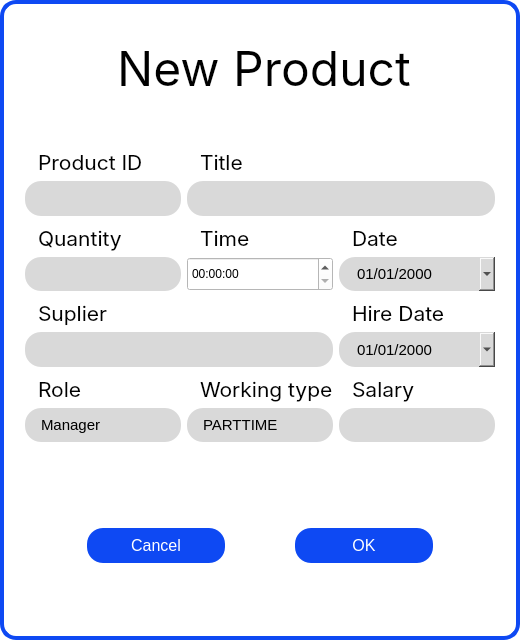
<?xml version="1.0" encoding="UTF-8"?>
<ui version="4.0">
 <class>Dialog</class>
 <widget class="QDialog" name="Dialog">
  <property name="geometry">
   <rect>
    <x>0</x>
    <y>0</y>
    <width>520</width>
    <height>640</height>
   </rect>
  </property>
  <property name="windowTitle">
   <string>Dialog</string>
  </property>
  <property name="styleSheet">
   <string notr="true">QDialog{
	background-color: #ffffff;
	border: 4px solid rgb(14, 73, 243);
	border-radius: 16px;
}
QWidget{
	background-color: #ffffff;
}

QLabel{
	padding-left: 8px;
}

QLineEdit, QDateEdit, QComboBox{
	background-color: rgb(217, 217, 217);
	border-radius: 16px;
	padding-left: 16px;
}

QLineEdit::focus{
	border: 2px solid rgb(14, 73, 243);
	background-color: #ffffff;
}

QPushButton{
	background-color: rgb(14, 73, 243);
    color: white;
	font-family: 'Inter Medium', sans-serif;
    font-size: 16px;
    font-weight: normal;
  	font-style: normal;
    border: 0px;
	padding: 8px auto;
    border-radius: 16px;
	width: 64px;
	margin: 0px 32px;
}

QComboBox::drop-down{
	border: 0px;
}
QComboBox::on{
	border: 2px solid rgb(14, 73, 243);
	border-bottom-left-radius: 0px;
	border-bottom-right-radius: 0px;
	background-color: #ffffff;
}

QComboBox::down-arrow{
	image: url(:/icon/icon/angle-arrow-down_icon.ico);
	width: 16px;
	margin-right: 16px;
}

QComboBox QListView{
	alternate-background-color: #fff;
	border: 2px solid rgb(14, 73, 243);
	border-bottom-left-radius: 16px;
	border-bottom-right-radius: 16px;
	padding: 0px 8px 16px 8px;
}


QDateEdit::drop-down {
	image: url(:/icon/icon/angle-arrow-down_icon.ico);
	width: 16px;
	margin-right: 16px;
}

QDateEdit QCalendarWidget QToolButton {
	color: black;
}

 QDateEdit QCalendarWidget QAbstractItemView {
     background-color: white;
     border: 0px;
     selection-background-color: rgb(188, 206, 253);
 }

</string>
  </property>
  <layout class="QVBoxLayout" name="verticalLayout" stretch="2,6,3">
   <property name="spacing">
    <number>16</number>
   </property>
   <property name="leftMargin">
    <number>16</number>
   </property>
   <property name="topMargin">
    <number>16</number>
   </property>
   <property name="rightMargin">
    <number>16</number>
   </property>
   <property name="bottomMargin">
    <number>16</number>
   </property>
   <item>
    <widget class="QLabel" name="header">
     <property name="sizePolicy">
      <sizepolicy hsizetype="Expanding" vsizetype="Ignored">
       <horstretch>0</horstretch>
       <verstretch>0</verstretch>
      </sizepolicy>
     </property>
     <property name="font">
      <font>
       <family>Inter</family>
       <pointsize>9</pointsize>
      </font>
     </property>
     <property name="text">
      <string>&lt;html&gt;&lt;head/&gt;&lt;body&gt;&lt;p align=&quot;center&quot;&gt;&lt;span style=&quot; font-size:36pt;&quot;&gt;New Product&lt;/span&gt;&lt;/p&gt;&lt;/body&gt;&lt;/html&gt;</string>
     </property>
     <property name="textFormat">
      <enum>Qt::AutoText</enum>
     </property>
     <property name="scaledContents">
      <bool>true</bool>
     </property>
     <property name="alignment">
      <set>Qt::AlignCenter</set>
     </property>
    </widget>
   </item>
   <item>
    <widget class="QWidget" name="input_form" native="true">
     <property name="font">
      <font>
       <pointsize>11</pointsize>
      </font>
     </property>
     <property name="styleSheet">
      <string notr="true"/>
     </property>
     <layout class="QGridLayout" name="gridLayout">
      <item row="0" column="0">
       <widget class="QWidget" name="widget_2" native="true">
        <layout class="QVBoxLayout" name="verticalLayout_2" stretch="1,1">
         <property name="spacing">
          <number>0</number>
         </property>
         <property name="leftMargin">
          <number>0</number>
         </property>
         <property name="topMargin">
          <number>0</number>
         </property>
         <property name="rightMargin">
          <number>0</number>
         </property>
         <property name="bottomMargin">
          <number>0</number>
         </property>
         <item>
          <widget class="QLabel" name="label_2">
           <property name="sizePolicy">
            <sizepolicy hsizetype="Ignored" vsizetype="Ignored">
             <horstretch>0</horstretch>
             <verstretch>0</verstretch>
            </sizepolicy>
           </property>
           <property name="font">
            <font>
             <family>Inter</family>
             <pointsize>16</pointsize>
            </font>
           </property>
           <property name="text">
            <string>Product ID</string>
           </property>
           <property name="alignment">
            <set>Qt::AlignBottom|Qt::AlignLeading|Qt::AlignLeft</set>
           </property>
          </widget>
         </item>
         <item>
          <widget class="QLineEdit" name="txt_first_name">
           <property name="sizePolicy">
            <sizepolicy hsizetype="Expanding" vsizetype="Expanding">
             <horstretch>0</horstretch>
             <verstretch>0</verstretch>
            </sizepolicy>
           </property>
           <property name="font">
            <font>
             <pointsize>11</pointsize>
            </font>
           </property>
          </widget>
         </item>
        </layout>
       </widget>
      </item>
      <item row="3" column="0">
       <widget class="QWidget" name="widget_8" native="true">
        <layout class="QVBoxLayout" name="verticalLayout_8" stretch="1,1">
         <property name="spacing">
          <number>0</number>
         </property>
         <property name="leftMargin">
          <number>0</number>
         </property>
         <property name="topMargin">
          <number>0</number>
         </property>
         <property name="rightMargin">
          <number>0</number>
         </property>
         <property name="bottomMargin">
          <number>0</number>
         </property>
         <item>
          <widget class="QLabel" name="label_8">
           <property name="sizePolicy">
            <sizepolicy hsizetype="Ignored" vsizetype="Ignored">
             <horstretch>0</horstretch>
             <verstretch>0</verstretch>
            </sizepolicy>
           </property>
           <property name="font">
            <font>
             <family>Inter</family>
             <pointsize>16</pointsize>
            </font>
           </property>
           <property name="text">
            <string>Role</string>
           </property>
           <property name="alignment">
            <set>Qt::AlignBottom|Qt::AlignLeading|Qt::AlignLeft</set>
           </property>
          </widget>
         </item>
         <item>
          <widget class="QComboBox" name="txt_role">
           <property name="sizePolicy">
            <sizepolicy hsizetype="Expanding" vsizetype="Expanding">
             <horstretch>0</horstretch>
             <verstretch>0</verstretch>
            </sizepolicy>
           </property>
           <property name="font">
            <font>
             <pointsize>11</pointsize>
            </font>
           </property>
           <property name="editable">
            <bool>false</bool>
           </property>
           <property name="currentText">
            <string>Manager</string>
           </property>
           <item>
            <property name="text">
             <string>Manager</string>
            </property>
           </item>
           <item>
            <property name="text">
             <string>Saler</string>
            </property>
           </item>
           <item>
            <property name="text">
             <string>Security</string>
            </property>
           </item>
          </widget>
         </item>
        </layout>
       </widget>
      </item>
      <item row="3" column="1">
       <widget class="QWidget" name="widget_9" native="true">
        <layout class="QVBoxLayout" name="verticalLayout_9" stretch="1,1">
         <property name="spacing">
          <number>0</number>
         </property>
         <property name="leftMargin">
          <number>0</number>
         </property>
         <property name="topMargin">
          <number>0</number>
         </property>
         <property name="rightMargin">
          <number>0</number>
         </property>
         <property name="bottomMargin">
          <number>0</number>
         </property>
         <item>
          <widget class="QLabel" name="label_9">
           <property name="sizePolicy">
            <sizepolicy hsizetype="Ignored" vsizetype="Ignored">
             <horstretch>0</horstretch>
             <verstretch>0</verstretch>
            </sizepolicy>
           </property>
           <property name="font">
            <font>
             <family>Inter</family>
             <pointsize>16</pointsize>
            </font>
           </property>
           <property name="text">
            <string>Working type</string>
           </property>
           <property name="alignment">
            <set>Qt::AlignBottom|Qt::AlignLeading|Qt::AlignLeft</set>
           </property>
          </widget>
         </item>
         <item>
          <widget class="QComboBox" name="txt_working_type">
           <property name="sizePolicy">
            <sizepolicy hsizetype="Expanding" vsizetype="Expanding">
             <horstretch>0</horstretch>
             <verstretch>0</verstretch>
            </sizepolicy>
           </property>
           <property name="font">
            <font>
             <pointsize>11</pointsize>
            </font>
           </property>
           <property name="editable">
            <bool>false</bool>
           </property>
           <property name="currentText">
            <string>PARTTIME</string>
           </property>
           <property name="frame">
            <bool>true</bool>
           </property>
           <item>
            <property name="text">
             <string>PARTTIME</string>
            </property>
           </item>
           <item>
            <property name="text">
             <string>FULLTIME</string>
            </property>
           </item>
          </widget>
         </item>
        </layout>
       </widget>
      </item>
      <item row="3" column="2">
       <widget class="QWidget" name="widget_10" native="true">
        <layout class="QVBoxLayout" name="verticalLayout_10" stretch="1,1">
         <property name="spacing">
          <number>0</number>
         </property>
         <property name="leftMargin">
          <number>0</number>
         </property>
         <property name="topMargin">
          <number>0</number>
         </property>
         <property name="rightMargin">
          <number>0</number>
         </property>
         <property name="bottomMargin">
          <number>0</number>
         </property>
         <item>
          <widget class="QLabel" name="label_10">
           <property name="sizePolicy">
            <sizepolicy hsizetype="Ignored" vsizetype="Ignored">
             <horstretch>0</horstretch>
             <verstretch>0</verstretch>
            </sizepolicy>
           </property>
           <property name="font">
            <font>
             <family>Inter</family>
             <pointsize>16</pointsize>
            </font>
           </property>
           <property name="text">
            <string>Salary</string>
           </property>
           <property name="alignment">
            <set>Qt::AlignBottom|Qt::AlignLeading|Qt::AlignLeft</set>
           </property>
          </widget>
         </item>
         <item>
          <widget class="QLineEdit" name="txt_salary">
           <property name="sizePolicy">
            <sizepolicy hsizetype="Expanding" vsizetype="Expanding">
             <horstretch>0</horstretch>
             <verstretch>0</verstretch>
            </sizepolicy>
           </property>
           <property name="font">
            <font>
             <pointsize>11</pointsize>
            </font>
           </property>
          </widget>
         </item>
        </layout>
       </widget>
      </item>
      <item row="2" column="0" colspan="2">
       <widget class="QWidget" name="widget_7" native="true">
        <layout class="QVBoxLayout" name="verticalLayout_7" stretch="1,1">
         <property name="spacing">
          <number>0</number>
         </property>
         <property name="leftMargin">
          <number>0</number>
         </property>
         <property name="topMargin">
          <number>0</number>
         </property>
         <property name="rightMargin">
          <number>0</number>
         </property>
         <property name="bottomMargin">
          <number>0</number>
         </property>
         <item>
          <widget class="QLabel" name="label_7">
           <property name="sizePolicy">
            <sizepolicy hsizetype="Ignored" vsizetype="Ignored">
             <horstretch>0</horstretch>
             <verstretch>0</verstretch>
            </sizepolicy>
           </property>
           <property name="font">
            <font>
             <family>Inter</family>
             <pointsize>16</pointsize>
            </font>
           </property>
           <property name="text">
            <string>Suplier</string>
           </property>
           <property name="alignment">
            <set>Qt::AlignBottom|Qt::AlignLeading|Qt::AlignLeft</set>
           </property>
          </widget>
         </item>
         <item>
          <widget class="QLineEdit" name="txt_address">
           <property name="sizePolicy">
            <sizepolicy hsizetype="Expanding" vsizetype="Expanding">
             <horstretch>0</horstretch>
             <verstretch>0</verstretch>
            </sizepolicy>
           </property>
           <property name="font">
            <font>
             <pointsize>11</pointsize>
            </font>
           </property>
          </widget>
         </item>
        </layout>
       </widget>
      </item>
      <item row="2" column="2">
       <widget class="QWidget" name="widget_11" native="true">
        <layout class="QVBoxLayout" name="verticalLayout_11" stretch="1,1">
         <property name="spacing">
          <number>0</number>
         </property>
         <property name="leftMargin">
          <number>0</number>
         </property>
         <property name="topMargin">
          <number>0</number>
         </property>
         <property name="rightMargin">
          <number>0</number>
         </property>
         <property name="bottomMargin">
          <number>0</number>
         </property>
         <item>
          <widget class="QLabel" name="label_11">
           <property name="sizePolicy">
            <sizepolicy hsizetype="Ignored" vsizetype="Ignored">
             <horstretch>0</horstretch>
             <verstretch>0</verstretch>
            </sizepolicy>
           </property>
           <property name="font">
            <font>
             <family>Inter</family>
             <pointsize>16</pointsize>
            </font>
           </property>
           <property name="text">
            <string>Hire Date</string>
           </property>
           <property name="alignment">
            <set>Qt::AlignBottom|Qt::AlignLeading|Qt::AlignLeft</set>
           </property>
          </widget>
         </item>
         <item>
          <widget class="QDateEdit" name="txt_hiredate">
           <property name="sizePolicy">
            <sizepolicy hsizetype="Expanding" vsizetype="Expanding">
             <horstretch>0</horstretch>
             <verstretch>0</verstretch>
            </sizepolicy>
           </property>
           <property name="font">
            <font>
             <pointsize>11</pointsize>
            </font>
           </property>
           <property name="maximumDate">
            <date>
             <year>9999</year>
             <month>12</month>
             <day>31</day>
            </date>
           </property>
           <property name="displayFormat">
            <string>dd/MM/yyyy</string>
           </property>
           <property name="calendarPopup">
            <bool>true</bool>
           </property>
           <property name="currentSectionIndex">
            <number>1</number>
           </property>
          </widget>
         </item>
        </layout>
       </widget>
      </item>
      <item row="0" column="1" colspan="2">
       <widget class="QWidget" name="widget_3" native="true">
        <layout class="QVBoxLayout" name="verticalLayout_3" stretch="1,1">
         <property name="spacing">
          <number>0</number>
         </property>
         <property name="leftMargin">
          <number>0</number>
         </property>
         <property name="topMargin">
          <number>0</number>
         </property>
         <property name="rightMargin">
          <number>0</number>
         </property>
         <property name="bottomMargin">
          <number>0</number>
         </property>
         <item>
          <widget class="QLabel" name="label_3">
           <property name="sizePolicy">
            <sizepolicy hsizetype="Ignored" vsizetype="Ignored">
             <horstretch>0</horstretch>
             <verstretch>0</verstretch>
            </sizepolicy>
           </property>
           <property name="font">
            <font>
             <family>Inter</family>
             <pointsize>16</pointsize>
            </font>
           </property>
           <property name="text">
            <string>Title</string>
           </property>
           <property name="alignment">
            <set>Qt::AlignBottom|Qt::AlignLeading|Qt::AlignLeft</set>
           </property>
          </widget>
         </item>
         <item>
          <widget class="QLineEdit" name="txt_last_name">
           <property name="sizePolicy">
            <sizepolicy hsizetype="Expanding" vsizetype="Expanding">
             <horstretch>0</horstretch>
             <verstretch>0</verstretch>
            </sizepolicy>
           </property>
           <property name="font">
            <font>
             <pointsize>11</pointsize>
            </font>
           </property>
          </widget>
         </item>
        </layout>
       </widget>
      </item>
      <item row="1" column="2">
       <widget class="QWidget" name="widget_4" native="true">
        <layout class="QVBoxLayout" name="verticalLayout_4" stretch="1,1">
         <property name="spacing">
          <number>0</number>
         </property>
         <property name="leftMargin">
          <number>0</number>
         </property>
         <property name="topMargin">
          <number>0</number>
         </property>
         <property name="rightMargin">
          <number>0</number>
         </property>
         <property name="bottomMargin">
          <number>0</number>
         </property>
         <item>
          <widget class="QLabel" name="label_4">
           <property name="sizePolicy">
            <sizepolicy hsizetype="Ignored" vsizetype="Ignored">
             <horstretch>0</horstretch>
             <verstretch>0</verstretch>
            </sizepolicy>
           </property>
           <property name="font">
            <font>
             <family>Inter</family>
             <pointsize>16</pointsize>
            </font>
           </property>
           <property name="text">
            <string>Date</string>
           </property>
           <property name="alignment">
            <set>Qt::AlignBottom|Qt::AlignLeading|Qt::AlignLeft</set>
           </property>
          </widget>
         </item>
         <item>
          <widget class="QDateEdit" name="txt_dob">
           <property name="sizePolicy">
            <sizepolicy hsizetype="Expanding" vsizetype="Expanding">
             <horstretch>0</horstretch>
             <verstretch>0</verstretch>
            </sizepolicy>
           </property>
           <property name="font">
            <font>
             <pointsize>11</pointsize>
            </font>
           </property>
           <property name="maximumDate">
            <date>
             <year>9999</year>
             <month>12</month>
             <day>31</day>
            </date>
           </property>
           <property name="displayFormat">
            <string>dd/MM/yyyy</string>
           </property>
           <property name="calendarPopup">
            <bool>true</bool>
           </property>
           <property name="currentSectionIndex">
            <number>1</number>
           </property>
          </widget>
         </item>
        </layout>
       </widget>
      </item>
      <item row="1" column="0">
       <widget class="QWidget" name="widget_5" native="true">
        <layout class="QVBoxLayout" name="verticalLayout_5" stretch="1,1">
         <property name="spacing">
          <number>0</number>
         </property>
         <property name="leftMargin">
          <number>0</number>
         </property>
         <property name="topMargin">
          <number>0</number>
         </property>
         <property name="rightMargin">
          <number>0</number>
         </property>
         <property name="bottomMargin">
          <number>0</number>
         </property>
         <item>
          <widget class="QLabel" name="label_5">
           <property name="sizePolicy">
            <sizepolicy hsizetype="Ignored" vsizetype="Ignored">
             <horstretch>0</horstretch>
             <verstretch>0</verstretch>
            </sizepolicy>
           </property>
           <property name="font">
            <font>
             <family>Inter</family>
             <pointsize>16</pointsize>
            </font>
           </property>
           <property name="text">
            <string>Quantity</string>
           </property>
           <property name="alignment">
            <set>Qt::AlignBottom|Qt::AlignLeading|Qt::AlignLeft</set>
           </property>
          </widget>
         </item>
         <item>
          <widget class="QLineEdit" name="txt_email">
           <property name="sizePolicy">
            <sizepolicy hsizetype="Expanding" vsizetype="Expanding">
             <horstretch>0</horstretch>
             <verstretch>0</verstretch>
            </sizepolicy>
           </property>
           <property name="font">
            <font>
             <pointsize>11</pointsize>
            </font>
           </property>
          </widget>
         </item>
        </layout>
       </widget>
      </item>
      <item row="1" column="1">
       <widget class="QWidget" name="widget_6" native="true">
        <layout class="QVBoxLayout" name="verticalLayout_6" stretch="1,1">
         <property name="spacing">
          <number>0</number>
         </property>
         <property name="leftMargin">
          <number>0</number>
         </property>
         <property name="topMargin">
          <number>0</number>
         </property>
         <property name="rightMargin">
          <number>0</number>
         </property>
         <property name="bottomMargin">
          <number>0</number>
         </property>
         <item>
          <widget class="QLabel" name="label_6">
           <property name="sizePolicy">
            <sizepolicy hsizetype="Ignored" vsizetype="Ignored">
             <horstretch>0</horstretch>
             <verstretch>0</verstretch>
            </sizepolicy>
           </property>
           <property name="font">
            <font>
             <family>Inter</family>
             <pointsize>16</pointsize>
            </font>
           </property>
           <property name="text">
            <string>Time</string>
           </property>
           <property name="alignment">
            <set>Qt::AlignBottom|Qt::AlignLeading|Qt::AlignLeft</set>
           </property>
          </widget>
         </item>
         <item>
          <widget class="QTimeEdit" name="timeEdit">
           <property name="sizePolicy">
            <sizepolicy hsizetype="Minimum" vsizetype="Expanding">
             <horstretch>0</horstretch>
             <verstretch>0</verstretch>
            </sizepolicy>
           </property>
          </widget>
         </item>
        </layout>
       </widget>
      </item>
     </layout>
    </widget>
   </item>
   <item>
    <widget class="QDialogButtonBox" name="buttonBox">
     <property name="sizePolicy">
      <sizepolicy hsizetype="Expanding" vsizetype="Expanding">
       <horstretch>0</horstretch>
       <verstretch>0</verstretch>
      </sizepolicy>
     </property>
     <property name="layoutDirection">
      <enum>Qt::RightToLeft</enum>
     </property>
     <property name="orientation">
      <enum>Qt::Horizontal</enum>
     </property>
     <property name="standardButtons">
      <set>QDialogButtonBox::Cancel|QDialogButtonBox::Ok</set>
     </property>
     <property name="centerButtons">
      <bool>true</bool>
     </property>
    </widget>
   </item>
  </layout>
 </widget>
 <resources/>
 <connections>
  <connection>
   <sender>buttonBox</sender>
   <signal>accepted()</signal>
   <receiver>Dialog</receiver>
   <slot>accept()</slot>
   <hints>
    <hint type="sourcelabel">
     <x>248</x>
     <y>254</y>
    </hint>
    <hint type="destinationlabel">
     <x>157</x>
     <y>274</y>
    </hint>
   </hints>
  </connection>
  <connection>
   <sender>buttonBox</sender>
   <signal>rejected()</signal>
   <receiver>Dialog</receiver>
   <slot>reject()</slot>
   <hints>
    <hint type="sourcelabel">
     <x>316</x>
     <y>260</y>
    </hint>
    <hint type="destinationlabel">
     <x>286</x>
     <y>274</y>
    </hint>
   </hints>
  </connection>
 </connections>
</ui>
